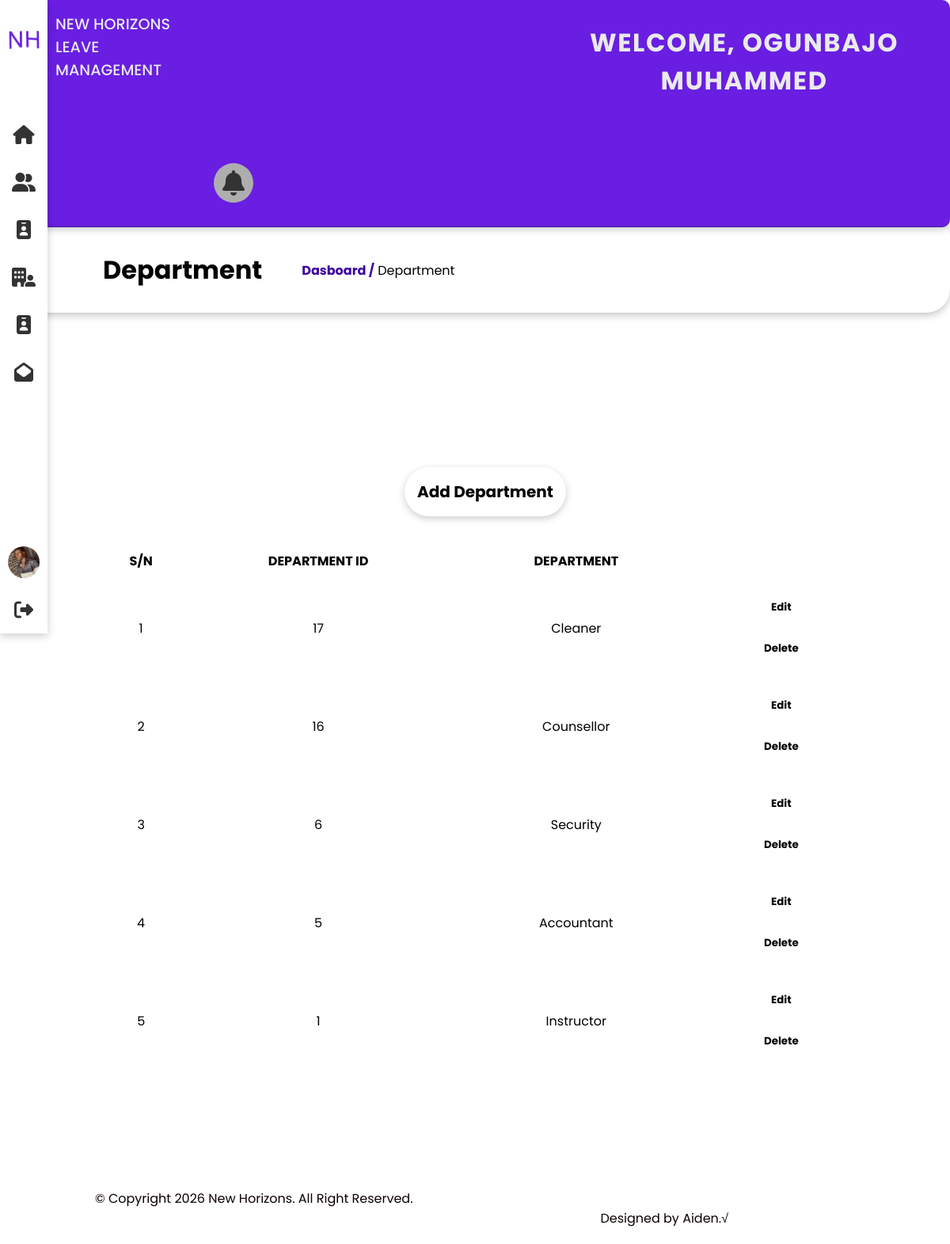
The page /department.php (signed in) on the database its author committed.
### tables this page shows
CREATE TABLE IF NOT EXISTS `department` (
  `id` int NOT NULL AUTO_INCREMENT,
  `department` varchar(250) NOT NULL,
  PRIMARY KEY (`id`)
);

### department.php (the view, shortened to what this page needs)
<!DOCTYPE html>
<html lang="en">
<head>
    <?php
        include('head.php');
    ?>
</head>
<body>
    <div class="container" id="container">
        <?php include ('menu.php'); ?>
        <div class="topbar grid cols-1 lg-cols-2 lg-cols-3">
        <?php
            include('logo_text.php');
        ?>
        </div>
        <div class="focus">
                <h1> Department </h1> <span><a class="link" href="dashboard.php">Dasboard /</a> Department</span>
        </div>
        <section class="container-fluid" id="site-main">
            <?php
                $runquery = " select * from department order by id desc";
                $result = mysqli_query($dbconnection,$runquery);
            ?>
            <div class="request">
                <br> <br>
                <div class="py-5" align="center">
                    <a href="add_department.php"> <button class="btn btn-primary btn-shadow"><h1> Add Department </h1></button>  </a>
                </div>
                <div class="overflow">
                    <table class="table" cellspacing="20px" cellpadding="20%">
                        <thead>
                            <tr>
                                <th> S/N </th>
                                <th> DEPARTMENT ID</th>
                                <th> DEPARTMENT </th>
                                <th>  </th>
                            </tr>
                        </thead>
                        <tbody>
                            <?php
                            $i = 1;
                            while($row = mysqli_fetch_assoc($result)){ ?>
                            <tr align="center">
                                <td> <?php echo $i?> </td>
                                <td> <?php echo $row['id'];?> </td>
                                <td> <?php echo $row['department'];?> </td>
                                <td> <a href="add_department.php?id=<?php echo $row['id'];?>"> <button class="btn btn-primary">Edit</button>  </a><br>
                                    <button class="btn btn-primary delete" value="<?php echo $row['id'];?>">Delete</button>
                                </td>
                            </tr>
                            <?php
                            $i++;
                            }
                            ?>
                        </tbody>
                    </table>
                </div>
            </div>
        </section>
    </div>
    <div class="foot">
        <?php include('footer.php') ?>
    </div>
</body>
</html>

### css/style.css (style rules this page uses)
:root { --text-dark: #000; --text-light: aliceblue; --bg-blue: rgb(249,243,255); --bg-red: rgb(254,247,252); --bg-yellow: rgb(255,255,246); --bg-prple: rgb(246,255,255); --box-shadow: 0px 3px 10px rgba(0, 0, 0, 0.2); --font-poppins: 'Poppins','san-serif'; --bg-gradient: linear-gradient(to right, #ff512f, #dd2476); --bg-gradient-indigo: linear-gradient(to right, #8e2de2, #4a00e0); --bg-gradient-peach: linear-gradient(to right, #fff7f3, #fff7f3); --bg-cover:url('./assets/cryptobc.jpg'); }
* { margin: 0; padding: 0; box-sizing: border-box ; font-family: var(--font-poppins); }
* > * { box-sizing: border-box; padding: 0; margin: 0; }
a { text-decoration: none; }
a { text-decoration: none; color: #3c00a0; }
.container { width: 100%; }
.container-fluid { width: 95%; }
.py-5 { padding-top: 1.5rem; padding-bottom: 1.5rem; }
.link { color:#3c00a0; font-weight: bold; }
.btn { border: none; background-color: transparent; cursor:pointer; }
.btn-primary { padding: 1rem; border-radius: 50px; font-family: var(--font-poppins); font-weight: bold; }
.btn-shadow { box-shadow: var(--box-shadow); }
.grid { display: grid; }
.cols-1 { grid-template-columns: repeat(1, minmax(0, 1fr)); }
@media (min-width:640px) { #site-main { margin-left: 100px; } }
@media (min-width:640px) { #site-main .request { margin: 50px; padding: 20px; margin: 100px !important; } }
@media (min-width:640px) { #site-main .request .overflow { overflow-x: scroll; } }
@media (min-width:1024px) { .lg-cols-2 { grid-template-columns: repeat(2, minmax(0, 1fr)); } }
@media (min-width:1024px) { #site-main .request .overflow { overflow-x: hidden !important; } }
.topbar { border-radius: 10px; border-bottom: 1px solid rgba(0, 0, 0, 0.2); box-shadow: 0px 3px 10px rgba(0, 0, 0, 0.2); grid-gap: 20px; background-color: #691ee1; color: #eaeaea; }
.focus { padding: 30px; margin-left: 0px; display: flex; align-items: center; gap: 50px; border-radius: 10px; border-bottom-right-radius: 30px; border-bottom: 1px solid rgba(0, 0, 0, 0.2); box-shadow: 0px 3px 10px rgba(0, 0, 0, 0.2); }
.focus h1 { margin-left: 100px; }
#site-main { margin-left: 0px; }
#site-main .request { margin: 50px; padding: 20px; width: 90%; }
#site-main .request .overflow { overflow-x: scroll; }
#site-main .request .table { width: 100%; }
.foot { margin-left: 100px; padding: 20px; width: 70%; grid-gap: 30px; color: #0c0000; position: absolute; z-index: -1; }

### css/login.css (style rules this page uses)
* { margin: 0; padding: 0; box-sizing: border-box; font-family: 'Poppins', sans-serif; }
a { text-decoration: none; }

### rows shown on the page
department: id "17", department "Cleaner"
department: id "16", department "Counsellor"
department: id "6", department "Security"
department: id "5", department "Accountant"
department: id "1", department "Instructor"

### other values the page prints
$_SESSION['USERNAME'] "OGUNBAJO MUHAMMED"
